Frame 1 (no input): blank canvas, image omitted
Frame 60 (no input): blank canvas, image omitted
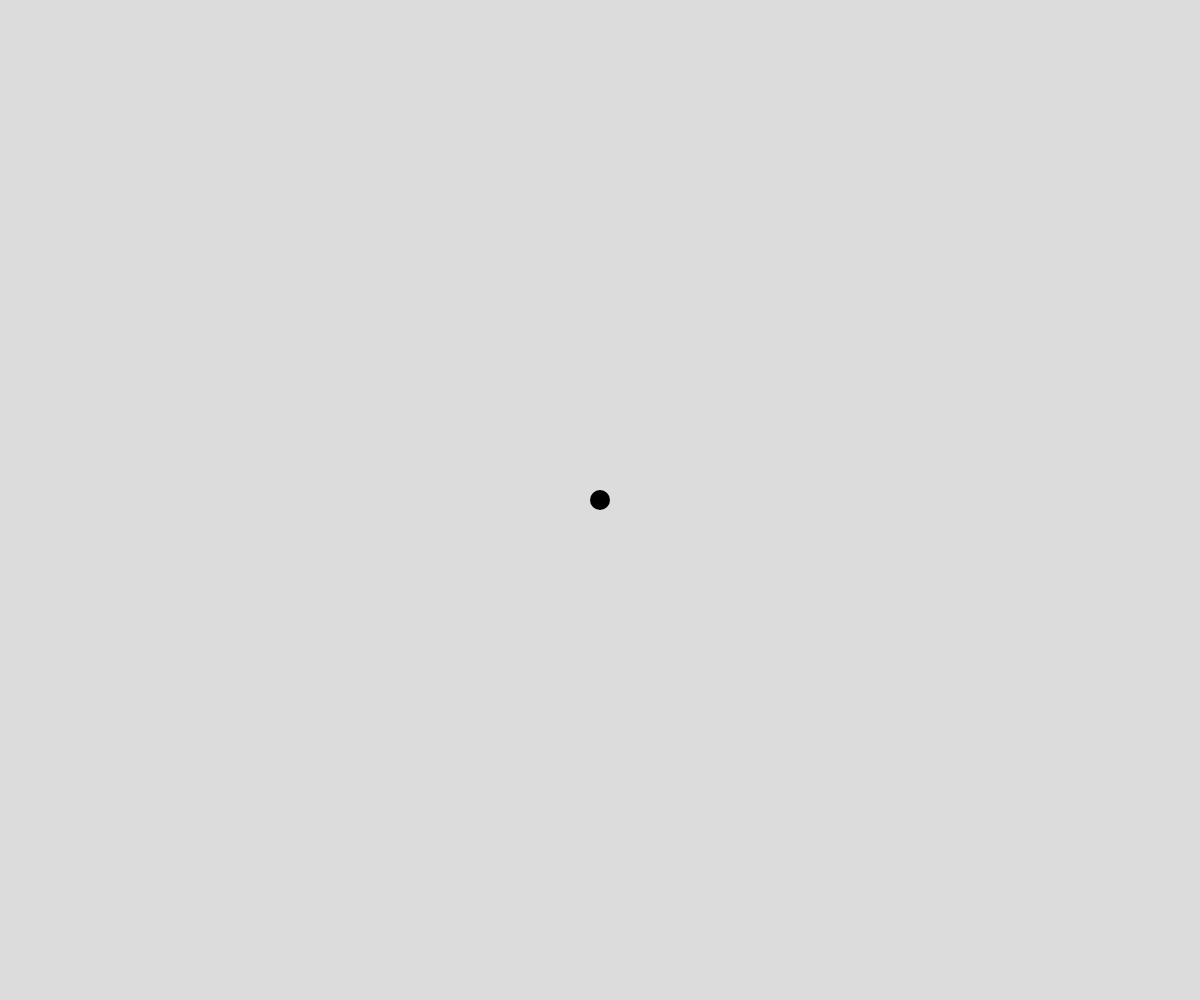
Frame 120 (the mouse pressed at the canvas centre since frame 60)

The p5.js sketch whose frames 1 and 60 were blank and that drew this single picture after the mouse press (run headless with seeded random() and noise() and a simulated clock; from frame 60 on, the mouse is pressed at the canvas centre):

// p5.js sketch
// ── sketch.js
let cMouseX = 0;
let cMouseY = 0;
let points = [];
let num1 = 20;
let num2 = num1 / 2;
let timerMax = 120;

function setup() {
  createCanvas(windowWidth, windowHeight);
  strokeWeight(num1);
}

function draw() {
  background(220);

  if (mouseIsPressed) {
    rectMode(CORNERS);
    noFill();
    strokeWeight(num1);
    rect(cMouseX, cMouseY, mouseX, mouseY, 3);
  }
  if (points.length > 0) {
    for (let i = 0; i < points.length; i++) {
      points[i][4]++;
      /*
    if (points[i][4] > timerMax) {
      points[i][5] = -1;
    } else if (points[i][4] < 1) {
      points[i][5] = 1;
    } */
      if (points[i][4] > timerMax) {
        points.splice(i, i + 1);
      }
    }
  }

  for (let i = 0; i < points.length; i++) {
    if (points[i][4] <= timerMax / 3) {
      strokeWeight(map(points[i][4], 0, timerMax / 3, num1, num2));
    } else if (points[i][4] <= (timerMax / 3) * 2) {
      strokeWeight(
        map(points[i][4], timerMax / 3, (timerMax / 3) * 2, num2, num1)
      );
    } else {
      strokeWeight(map(points[i][4], (timerMax / 3) * 2, timerMax, num1, 0));
    }
    // strokeWeight(map(points[i][4], 0, timerMax, num1, 0));
    rect(points[i][0], points[i][1], points[i][2], points[i][3], 3);
  }
}

function mousePressed() {
  cMouseX = mouseX;
  cMouseY = mouseY;
}

function mouseReleased() {
  let p1 = cMouseX;
  let p2 = cMouseY;
  let p3 = mouseX;
  let p4 = mouseY;
  // first four are the points, and fifth is the timer
  // sixth is used for something commented out
  points.push([cMouseX, cMouseY, mouseX, mouseY, 0, 1]);
}
